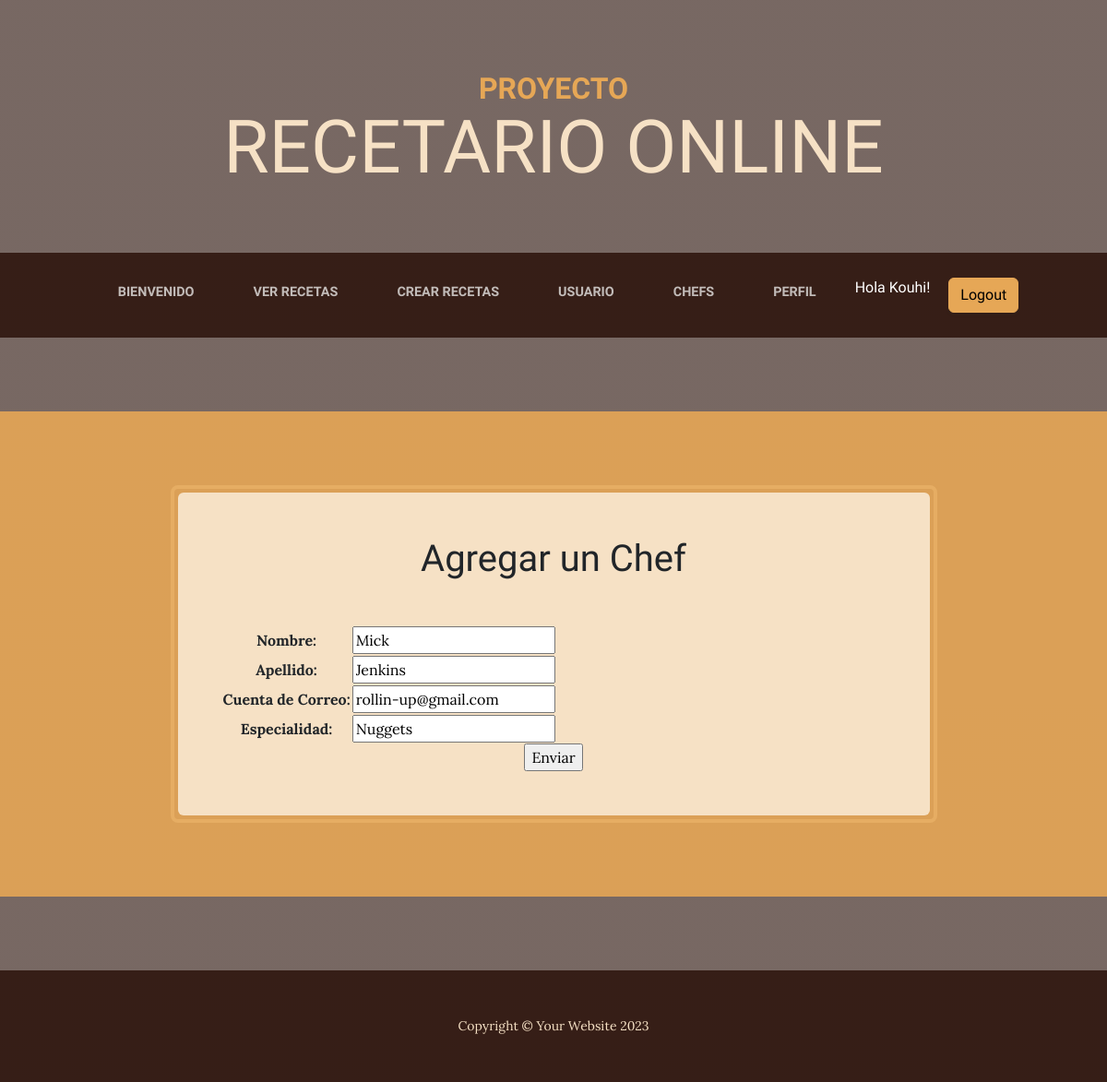
Page /aplicacion/chef_actualizar/1/ (signed in) on the committed database.
### aplicacion/models.py (models this page shows, shortened)
class Chef(models.Model):
    nombre = models.CharField(max_length=50)
    apellido = models.CharField(max_length=50)
    email = models.EmailField()
    especialidad = models.CharField(max_length=50)
    class Meta:
        verbose_name = "Chef"
        verbose_name_plural = "Chefs"
        ordering = ['nombre']

### aplicacion/views.py (the view)
# urls.py: path('chef_actualizar/<id_chef>/', updateChef, name="chefActualizar"),
@login_required
def updateChef(request, id_chef):
    chef = Chef.objects.get(id=id_chef)
    if request.method == "POST":
        miForm = Chef_Form(request.POST)
        if miForm.is_valid():
            chef.nombre = miForm.cleaned_data.get('nombre')
            chef.apellido = miForm.cleaned_data.get('apellido')
            chef.email = miForm.cleaned_data.get('email')
            chef.especialidad = miForm.cleaned_data.get('especialidad')
            chef.save()
            return redirect(reverse_lazy('chefs'))
    else:
        miForm = Chef_Form(initial={
            'nombre': chef.nombre,
            'apellido': chef.apellido,
            'email': chef.email,
            'especialidad': chef.especialidad,
        })
    return render(request, "aplicacion/chef_Form.html", {'form': miForm})

### aplicacion/forms.py
class Chef_Form(forms.Form):
    nombre = forms.CharField(max_length=50, required=True)
    apellido = forms.CharField(max_length=50, required=True)
    email = forms.EmailField(required=True, label="Cuenta de Correo")
    especialidad = forms.CharField(max_length=50, required=True)

### aplicacion/templates/aplicacion/chef_Form.html (shortened to what this page needs)
{% extends 'aplicacion/home3.html' %}
{% block titulo %}
    <h1 class="mb-5">Agregar un Chef</h1>
{% endblock titulo %}
{% block chef %}
<form action="" method="post">
    <table>
        {{ form.as_table }}
    </table>
    <input type="submit" value="Enviar">
</form>
{% endblock chef %}

### aplicacion/templates/aplicacion/home3.html (shortened to what this page needs)
<!DOCTYPE html>
<html lang="en">
    {% load static %}
    <head>
        <link href="{% static 'css/styles.css' %}" rel="stylesheet" />
        <link rel="stylesheet" href="https://cdnjs.cloudflare.com/ajax/libs/font-awesome/6.4.0/css/all.min.css">
    </head>
    <body>
        <header>
            <h1 class="site-heading text-center text-faded d-none d-lg-block">
                <span class="site-heading-upper text-primary mb-3">Proyecto</span>
                <span class="site-heading-lower">Recetario Online</span>
            </h1>
        </header>
        {% if user.is_authenticated %}
        <nav class="navbar navbar-expand-lg navbar-dark py-lg-4" id="mainNav">
            <div class="container">
                <div class="collapse navbar-collapse" id="navbarSupportedContent">
                    <ul class="navbar-nav mx-auto">
                        <ul class="navbar-nav mx-auto">
                            <li class="nav-item px-lg-4"><a class="nav-link text-uppercase" href="{% url 'bienvenido' %}">Bienvenido</a></li>
                            <li class="nav-item px-lg-4"><a class="nav-link text-uppercase" href="{% url 'ver_recetas' %}">Ver Recetas</a></li>
                            <li class="nav-item px-lg-4"><a class="nav-link text-uppercase" href="{% url 'crear_recetas' %}">Crear Recetas</a></li>
                            <li class="nav-item px-lg-4"><a class="nav-link text-uppercase" href="{% url 'usuario' %}">Usuario</a></li>
                            <li class="nav-item px-lg-4"><a class="nav-link text-uppercase" href="{% url 'chefs' %}">Chefs</a></li>
                            <li class="nav-item px-lg-4"><a class="nav-link text-uppercase" href="{% url 'edit_perfil' %}">Perfil</a></li>
                            <div class="navbar-nav ml-auto" style="display: flex; align-items: center;">
                                <p style="color: white; margin-left: 10px; margin-right: 10px;">Hola {{ user.username }}!</p>
                                <a class="btn btn-primary logout-link" href="{% url 'logout' %}" style="margin-left: 10px;">Logout</a>
                            </div>
                        </ul>
                    </ul>
                </div>
            </div>
        </nav>
        {% endif %}
        <section class="page-section cta">
            <div class="container">
                <div class="row">
                    <div class="col-xl-9 mx-auto">
                        <div class="cta-inner bg-faded text-center rounded">
                                {% block titulo %}
                                {% endblock titulo %}
                                {%block chef%}
                                {%endblock chef%}
                        </div>
                    </div>
                </div>
            </div>
        </section>
        <footer class="footer text-faded text-center py-5">
            <div class="container"><p class="m-0 small">Copyright &copy; Your Website 2023</p></div>
        </footer>
    </body>
</html>

### rows in the picture
Chef: nombre "Mick", apellido "Jenkins", email "rollin-up@gmail.com", especialidad "Nuggets"

### other values in the picture
{{ user.username }} "Kouhi"
